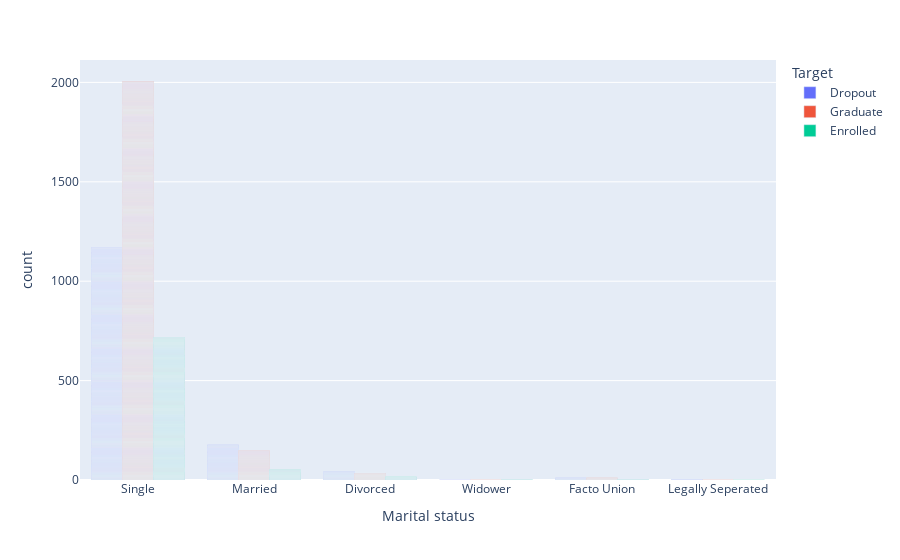

Notebook code cell kept with this figure:
### Code cell
px.bar(dropout,'Marital status',color='Target',barmode='group')

### Figure 1 — Plotly figure (JSON) as saved in the notebook; plotly's stock layout.template omitted (floating-point values rounded to 4 significant figures; data arrays with more than 128 entries replaced by an {"elided": "..."} marker saying what was removed)
{"data": [{"alignmentgroup": "True", "hovertemplate": "Target=Dropout<br>Marital status=%{x}<br>count=%{y}<extra></extra>", "legendgroup": "Dropout", "marker": {"color": "#636efa", "pattern": {"shape": ""}}, "name": "Dropout", "offsetgroup": "Dropout", "orientation": "v", "showlegend": true, "textposition": "auto", "type": "bar", "x": {"elided": "1405 str values"}, "xaxis": "x", "y": {"elided": "1405 int values"}, "yaxis": "y"}, {"alignmentgroup": "True", "hovertemplate": "Target=Graduate<br>Marital status=%{x}<br>count=%{y}<extra></extra>", "legendgroup": "Graduate", "marker": {"color": "#EF553B", "pattern": {"shape": ""}}, "name": "Graduate", "offsetgroup": "Graduate", "orientation": "v", "showlegend": true, "textposition": "auto", "type": "bar", "x": {"elided": "2201 str values"}, "xaxis": "x", "y": {"elided": "2201 int values"}, "yaxis": "y"}, {"alignmentgroup": "True", "hovertemplate": "Target=Enrolled<br>Marital status=%{x}<br>count=%{y}<extra></extra>", "legendgroup": "Enrolled", "marker": {"color": "#00cc96", "pattern": {"shape": ""}}, "name": "Enrolled", "offsetgroup": "Enrolled", "orientation": "v", "showlegend": true, "textposition": "auto", "type": "bar", "x": {"elided": "791 str values"}, "xaxis": "x", "y": {"elided": "791 int values"}, "yaxis": "y"}], "layout": {"barmode": "group", "legend": {"title": {"text": "Target"}, "tracegroupgap": 0}, "margin": {"t": 60}, "xaxis": {"anchor": "y", "domain": [0, 1], "title": {"text": "Marital status"}}, "yaxis": {"anchor": "x", "domain": [0, 1], "title": {"text": "count"}}}}
